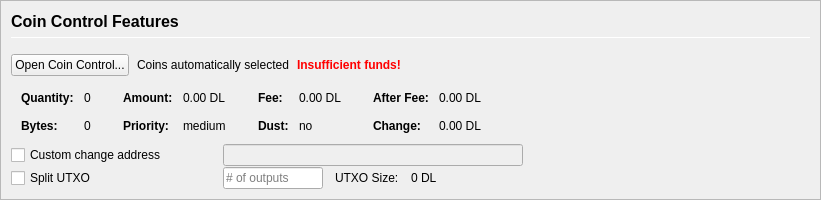
         <widget class="QFrame" name="frameCoinControl">
          <property name="sizePolicy">
           <sizepolicy hsizetype="Expanding" vsizetype="Expanding">
            <horstretch>0</horstretch>
            <verstretch>0</verstretch>
           </sizepolicy>
          </property>
          <property name="maximumSize">
           <size>
            <width>16777215</width>
            <height>16777215</height>
           </size>
          </property>
          <property name="frameShape">
           <enum>QFrame::StyledPanel</enum>
          </property>
          <property name="frameShadow">
           <enum>QFrame::Sunken</enum>
          </property>
          <layout class="QVBoxLayout" name="verticalLayoutCoinControl2">
           <property name="spacing">
            <number>0</number>
           </property>
           <property name="leftMargin">
            <number>0</number>
           </property>
           <property name="topMargin">
            <number>0</number>
           </property>
           <property name="rightMargin">
            <number>0</number>
           </property>
           <property name="bottomMargin">
            <number>0</number>
           </property>
           <item>
            <widget class="QFrame" name="frameCoinControl_BG">
             <layout class="QVBoxLayout" name="verticalLayoutCoinControl" stretch="0,0,0,0,0,0">
              <property name="spacing">
               <number>1</number>
              </property>
              <property name="leftMargin">
               <number>10</number>
              </property>
              <property name="topMargin">
               <number>10</number>
              </property>
              <item>
               <layout class="QHBoxLayout" name="horizontalLayoutCoinControl1">
                <property name="bottomMargin">
                 <number>15</number>
                </property>
                <item>
                 <layout class="QVBoxLayout" name="verticalLayout_3">
                  <property name="spacing">
                   <number>6</number>
                  </property>
                  <item>
                   <widget class="QLabel" name="labelCoinControlFeatures">
                    <property name="sizePolicy">
                     <sizepolicy hsizetype="Preferred" vsizetype="Maximum">
                      <horstretch>0</horstretch>
                      <verstretch>0</verstretch>
                     </sizepolicy>
                    </property>
                    <property name="minimumSize">
                     <size>
                      <width>0</width>
                      <height>20</height>
                     </size>
                    </property>
                    <property name="font">
                     <font>
                      <pointsize>12</pointsize>
                      <weight>75</weight>
                      <bold>true</bold>
                     </font>
                    </property>
                    <property name="styleSheet">
                     <string notr="true">font-weight:bold;</string>
                    </property>
                    <property name="text">
                     <string>Coin Control Features</string>
                    </property>
                   </widget>
                  </item>
                  <item>
                   <widget class="Line" name="line">
                    <property name="minimumSize">
                     <size>
                      <width>0</width>
                      <height>1</height>
                     </size>
                    </property>
                    <property name="maximumSize">
                     <size>
                      <width>16777215</width>
                      <height>1</height>
                     </size>
                    </property>
                    <property name="orientation">
                     <enum>Qt::Horizontal</enum>
                    </property>
                   </widget>
                  </item>
                 </layout>
                </item>
               </layout>
              </item>
              <item>
               <layout class="QHBoxLayout" name="horizontalLayoutCoinControl2" stretch="0,0,0,0">
                <property name="spacing">
                 <number>8</number>
                </property>
                <property name="bottomMargin">
                 <number>10</number>
                </property>
                <item>
                 <widget class="QPushButton" name="pushButtonCoinControl">
                  <property name="styleSheet">
                   <string notr="true"/>
                  </property>
                  <property name="text">
                   <string>Open Coin Control...</string>
                  </property>
                  <property name="autoDefault">
                   <bool>false</bool>
                  </property>
                 </widget>
                </item>
                <item>
                 <widget class="QLabel" name="labelCoinControlAutomaticallySelected">
                  <property name="text">
                   <string>Coins automatically selected</string>
                  </property>
                  <property name="margin">
                   <number>5</number>
                  </property>
                 </widget>
                </item>
                <item>
                 <widget class="QLabel" name="labelCoinControlInsuffFunds">
                  <property name="font">
                   <font>
                    <weight>75</weight>
                    <bold>true</bold>
                   </font>
                  </property>
                  <property name="styleSheet">
                   <string notr="true">color:red;font-weight:bold;</string>
                  </property>
                  <property name="text">
                   <string>Insufficient funds!</string>
                  </property>
                  <property name="margin">
                   <number>5</number>
                  </property>
                 </widget>
                </item>
                <item>
                 <spacer name="horizontalSpacerCoinControl">
                  <property name="orientation">
                   <enum>Qt::Horizontal</enum>
                  </property>
                  <property name="sizeHint" stdset="0">
                   <size>
                    <width>40</width>
                    <height>1</height>
                   </size>
                  </property>
                 </spacer>
                </item>
               </layout>
              </item>
              <item>
               <widget class="QWidget" name="widgetCoinControl" native="true">
                <property name="sizePolicy">
                 <sizepolicy hsizetype="Preferred" vsizetype="Preferred">
                  <horstretch>0</horstretch>
                  <verstretch>0</verstretch>
                 </sizepolicy>
                </property>
                <property name="minimumSize">
                 <size>
                  <width>0</width>
                  <height>0</height>
                 </size>
                </property>
                <property name="styleSheet">
                 <string notr="true"/>
                </property>
                <layout class="QHBoxLayout" name="horizontalLayoutCoinControl5">
                 <property name="leftMargin">
                  <number>0</number>
                 </property>
                 <property name="topMargin">
                  <number>0</number>
                 </property>
                 <property name="rightMargin">
                  <number>0</number>
                 </property>
                 <property name="bottomMargin">
                  <number>0</number>
                 </property>
                 <item>
                  <layout class="QHBoxLayout" name="horizontalLayoutCoinControl3" stretch="0,0,0,1">
                   <property name="spacing">
                    <number>20</number>
                   </property>
                   <property name="topMargin">
                    <number>0</number>
                   </property>
                   <property name="bottomMargin">
                    <number>10</number>
                   </property>
                   <item>
                    <layout class="QFormLayout" name="formLayoutCoinControl1">
                     <property name="horizontalSpacing">
                      <number>10</number>
                     </property>
                     <property name="verticalSpacing">
                      <number>14</number>
                     </property>
                     <property name="leftMargin">
                      <number>10</number>
                     </property>
                     <property name="topMargin">
                      <number>4</number>
                     </property>
                     <property name="rightMargin">
                      <number>6</number>
                     </property>
                     <item row="0" column="0">
                      <widget class="QLabel" name="labelCoinControlQuantityText">
                       <property name="font">
                        <font>
                         <weight>75</weight>
                         <bold>true</bold>
                        </font>
                       </property>
                       <property name="text">
                        <string>Quantity:</string>
                       </property>
                       <property name="margin">
                        <number>0</number>
                       </property>
                      </widget>
                     </item>
                     <item row="0" column="1">
                      <widget class="QLabel" name="labelCoinControlQuantity">
                       <property name="cursor">
                        <cursorShape>IBeamCursor</cursorShape>
                       </property>
                       <property name="contextMenuPolicy">
                        <enum>Qt::ActionsContextMenu</enum>
                       </property>
                       <property name="text">
                        <string notr="true">0</string>
                       </property>
                       <property name="margin">
                        <number>0</number>
                       </property>
                       <property name="textInteractionFlags">
                        <set>Qt::LinksAccessibleByMouse|Qt::TextSelectableByKeyboard|Qt::TextSelectableByMouse</set>
                       </property>
                      </widget>
                     </item>
                     <item row="1" column="0">
                      <widget class="QLabel" name="labelCoinControlBytesText">
                       <property name="font">
                        <font>
                         <weight>75</weight>
                         <bold>true</bold>
                        </font>
                       </property>
                       <property name="text">
                        <string>Bytes:</string>
                       </property>
                      </widget>
                     </item>
                     <item row="1" column="1">
                      <widget class="QLabel" name="labelCoinControlBytes">
                       <property name="cursor">
                        <cursorShape>IBeamCursor</cursorShape>
                       </property>
                       <property name="contextMenuPolicy">
                        <enum>Qt::ActionsContextMenu</enum>
                       </property>
                       <property name="text">
                        <string notr="true">0</string>
                       </property>
                       <property name="textInteractionFlags">
                        <set>Qt::LinksAccessibleByMouse|Qt::TextSelectableByKeyboard|Qt::TextSelectableByMouse</set>
                       </property>
                      </widget>
                     </item>
                    </layout>
                   </item>
                   <item>
                    <layout class="QFormLayout" name="formLayoutCoinControl2">
                     <property name="horizontalSpacing">
                      <number>10</number>
                     </property>
                     <property name="verticalSpacing">
                      <number>14</number>
                     </property>
                     <property name="leftMargin">
                      <number>6</number>
                     </property>
                     <property name="topMargin">
                      <number>4</number>
                     </property>
                     <property name="rightMargin">
                      <number>6</number>
                     </property>
                     <item row="0" column="0">
                      <widget class="QLabel" name="labelCoinControlAmountText">
                       <property name="font">
                        <font>
                         <weight>75</weight>
                         <bold>true</bold>
                        </font>
                       </property>
                       <property name="text">
                        <string>Amount:</string>
                       </property>
                       <property name="margin">
                        <number>0</number>
                       </property>
                      </widget>
                     </item>
                     <item row="0" column="1">
                      <widget class="QLabel" name="labelCoinControlAmount">
                       <property name="cursor">
                        <cursorShape>IBeamCursor</cursorShape>
                       </property>
                       <property name="contextMenuPolicy">
                        <enum>Qt::ActionsContextMenu</enum>
                       </property>
                       <property name="text">
                        <string notr="true">0.00 DL</string>
                       </property>
                       <property name="textInteractionFlags">
                        <set>Qt::LinksAccessibleByMouse|Qt::TextSelectableByKeyboard|Qt::TextSelectableByMouse</set>
                       </property>
                      </widget>
                     </item>
                     <item row="1" column="0">
                      <widget class="QLabel" name="labelCoinControlPriorityText">
                       <property name="font">
                        <font>
                         <weight>75</weight>
                         <bold>true</bold>
                        </font>
                       </property>
                       <property name="text">
                        <string>Priority:</string>
                       </property>
                      </widget>
                     </item>
                     <item row="1" column="1">
                      <widget class="QLabel" name="labelCoinControlPriority">
                       <property name="cursor">
                        <cursorShape>IBeamCursor</cursorShape>
                       </property>
                       <property name="contextMenuPolicy">
                        <enum>Qt::ActionsContextMenu</enum>
                       </property>
                       <property name="text">
                        <string>medium</string>
                       </property>
                       <property name="textInteractionFlags">
                        <set>Qt::LinksAccessibleByMouse|Qt::TextSelectableByKeyboard|Qt::TextSelectableByMouse</set>
                       </property>
                      </widget>
                     </item>
                    </layout>
                   </item>
                   <item>
                    <layout class="QFormLayout" name="formLayoutCoinControl3">
                     <property name="horizontalSpacing">
                      <number>10</number>
                     </property>
                     <property name="verticalSpacing">
                      <number>14</number>
                     </property>
                     <property name="leftMargin">
                      <number>6</number>
                     </property>
                     <property name="topMargin">
                      <number>4</number>
                     </property>
                     <property name="rightMargin">
                      <number>6</number>
                     </property>
                     <item row="0" column="0">
                      <widget class="QLabel" name="labelCoinControlFeeText">
                       <property name="font">
                        <font>
                         <weight>75</weight>
                         <bold>true</bold>
                        </font>
                       </property>
                       <property name="text">
                        <string>Fee:</string>
                       </property>
                       <property name="margin">
                        <number>0</number>
                       </property>
                      </widget>
                     </item>
                     <item row="0" column="1">
                      <widget class="QLabel" name="labelCoinControlFee">
                       <property name="cursor">
                        <cursorShape>IBeamCursor</cursorShape>
                       </property>
                       <property name="contextMenuPolicy">
                        <enum>Qt::ActionsContextMenu</enum>
                       </property>
                       <property name="text">
                        <string notr="true">0.00 DL</string>
                       </property>
                       <property name="textInteractionFlags">
                        <set>Qt::LinksAccessibleByMouse|Qt::TextSelectableByKeyboard|Qt::TextSelectableByMouse</set>
                       </property>
                      </widget>
                     </item>
                     <item row="1" column="0">
                      <widget class="QLabel" name="labelCoinControlLowOutputText">
                       <property name="font">
                        <font>
                         <weight>75</weight>
                         <bold>true</bold>
                        </font>
                       </property>
                       <property name="text">
                        <string>Dust:</string>
                       </property>
                      </widget>
                     </item>
                     <item row="1" column="1">
                      <widget class="QLabel" name="labelCoinControlLowOutput">
                       <property name="cursor">
                        <cursorShape>IBeamCursor</cursorShape>
                       </property>
                       <property name="contextMenuPolicy">
                        <enum>Qt::ActionsContextMenu</enum>
                       </property>
                       <property name="text">
                        <string>no</string>
                       </property>
                       <property name="textInteractionFlags">
                        <set>Qt::LinksAccessibleByMouse|Qt::TextSelectableByKeyboard|Qt::TextSelectableByMouse</set>
                       </property>
                      </widget>
                     </item>
                    </layout>
                   </item>
                   <item>
                    <layout class="QFormLayout" name="formLayoutCoinControl4">
                     <property name="horizontalSpacing">
                      <number>10</number>
                     </property>
                     <property name="verticalSpacing">
                      <number>14</number>
                     </property>
                     <property name="leftMargin">
                      <number>6</number>
                     </property>
                     <property name="topMargin">
                      <number>4</number>
                     </property>
                     <property name="rightMargin">
                      <number>6</number>
                     </property>
                     <item row="0" column="0">
                      <widget class="QLabel" name="labelCoinControlAfterFeeText">
                       <property name="font">
                        <font>
                         <weight>75</weight>
                         <bold>true</bold>
                        </font>
                       </property>
                       <property name="text">
                        <string>After Fee:</string>
                       </property>
                       <property name="margin">
                        <number>0</number>
                       </property>
                      </widget>
                     </item>
                     <item row="0" column="1">
                      <widget class="QLabel" name="labelCoinControlAfterFee">
                       <property name="cursor">
                        <cursorShape>IBeamCursor</cursorShape>
                       </property>
                       <property name="contextMenuPolicy">
                        <enum>Qt::ActionsContextMenu</enum>
                       </property>
                       <property name="text">
                        <string notr="true">0.00 DL</string>
                       </property>
                       <property name="textInteractionFlags">
                        <set>Qt::LinksAccessibleByMouse|Qt::TextSelectableByKeyboard|Qt::TextSelectableByMouse</set>
                       </property>
                      </widget>
                     </item>
                     <item row="1" column="0">
                      <widget class="QLabel" name="labelCoinControlChangeText">
                       <property name="font">
                        <font>
                         <weight>75</weight>
                         <bold>true</bold>
                        </font>
                       </property>
                       <property name="text">
                        <string>Change:</string>
                       </property>
                      </widget>
                     </item>
                     <item row="1" column="1">
                      <widget class="QLabel" name="labelCoinControlChange">
                       <property name="cursor">
                        <cursorShape>IBeamCursor</cursorShape>
                       </property>
                       <property name="contextMenuPolicy">
                        <enum>Qt::ActionsContextMenu</enum>
                       </property>
                       <property name="text">
                        <string notr="true">0.00 DL</string>
                       </property>
                       <property name="textInteractionFlags">
                        <set>Qt::LinksAccessibleByMouse|Qt::TextSelectableByKeyboard|Qt::TextSelectableByMouse</set>
                       </property>
                      </widget>
                     </item>
                    </layout>
                   </item>
                  </layout>
                 </item>
                </layout>
               </widget>
              </item>
              <item>
               <layout class="QHBoxLayout" name="horizontalLayoutCoinControl4">
                <property name="spacing">
                 <number>12</number>
                </property>
                <property name="sizeConstraint">
                 <enum>QLayout::SetDefaultConstraint</enum>
                </property>
                <property name="topMargin">
                 <number>0</number>
                </property>
                <property name="rightMargin">
                 <number>0</number>
                </property>
                <item>
                 <widget class="QCheckBox" name="checkBoxCoinControlChange">
                  <property name="sizePolicy">
                   <sizepolicy hsizetype="Preferred" vsizetype="Preferred">
                    <horstretch>0</horstretch>
                    <verstretch>0</verstretch>
                   </sizepolicy>
                  </property>
                  <property name="minimumSize">
                   <size>
                    <width>200</width>
                    <height>0</height>
                   </size>
                  </property>
                  <property name="maximumSize">
                   <size>
                    <width>200</width>
                    <height>16777215</height>
                   </size>
                  </property>
                  <property name="toolTip">
                   <string>If this is activated, but the change address is empty or invalid, change will be sent to a newly generated address.</string>
                  </property>
                  <property name="text">
                   <string>Custom change address</string>
                  </property>
                 </widget>
                </item>
                <item>
                 <widget class="QValidatedLineEdit" name="lineEditCoinControlChange">
                  <property name="enabled">
                   <bool>false</bool>
                  </property>
                  <property name="sizePolicy">
                   <sizepolicy hsizetype="Preferred" vsizetype="Preferred">
                    <horstretch>0</horstretch>
                    <verstretch>0</verstretch>
                   </sizepolicy>
                  </property>
                  <property name="minimumSize">
                   <size>
                    <width>300</width>
                    <height>0</height>
                   </size>
                  </property>
                 </widget>
                </item>
                <item>
                 <widget class="QLabel" name="labelCoinControlChangeLabel">
                  <property name="sizePolicy">
                   <sizepolicy hsizetype="Preferred" vsizetype="Preferred">
                    <horstretch>0</horstretch>
                    <verstretch>0</verstretch>
                   </sizepolicy>
                  </property>
                  <property name="minimumSize">
                   <size>
                    <width>100</width>
                    <height>0</height>
                   </size>
                  </property>
                  <property name="text">
                   <string/>
                  </property>
                  <property name="margin">
                   <number>3</number>
                  </property>
                 </widget>
                </item>
               </layout>
              </item>
              <item>
               <layout class="QHBoxLayout" name="horizontalLayoutCoinControl6">
                <property name="spacing">
                 <number>12</number>
                </property>
                <property name="rightMargin">
                 <number>0</number>
                </property>
                <item>
                 <widget class="QCheckBox" name="splitBlockCheckBox">
                  <property name="sizePolicy">
                   <sizepolicy hsizetype="Preferred" vsizetype="Preferred">
                    <horstretch>0</horstretch>
                    <verstretch>0</verstretch>
                   </sizepolicy>
                  </property>
                  <property name="minimumSize">
                   <size>
                    <width>200</width>
                    <height>0</height>
                   </size>
                  </property>
                  <property name="maximumSize">
                   <size>
                    <width>200</width>
                    <height>16777215</height>
                   </size>
                  </property>
                  <property name="text">
                   <string>Split UTXO</string>
                  </property>
                 </widget>
                </item>
                <item>
                 <widget class="QLineEdit" name="splitBlockLineEdit">
                  <property name="sizePolicy">
                   <sizepolicy hsizetype="Preferred" vsizetype="Preferred">
                    <horstretch>50</horstretch>
                    <verstretch>0</verstretch>
                   </sizepolicy>
                  </property>
                  <property name="minimumSize">
                   <size>
                    <width>100</width>
                    <height>0</height>
                   </size>
                  </property>
                  <property name="maximumSize">
                   <size>
                    <width>100</width>
                    <height>16777215</height>
                   </size>
                  </property>
                  <property name="placeholderText">
                   <string># of outputs</string>
                  </property>
                 </widget>
                </item>
                <item>
                 <widget class="QLabel" name="labelBlockSizeText">
                  <property name="text">
                   <string>UTXO Size:</string>
                  </property>
                 </widget>
                </item>
                <item>
                 <widget class="QLabel" name="labelBlockSize">
                  <property name="text">
                   <string>0 DL</string>
                  </property>
                 </widget>
                </item>
                <item>
                 <spacer name="horizontalSpacer_7">
                  <property name="orientation">
                   <enum>Qt::Horizontal</enum>
                  </property>
                  <property name="sizeHint" stdset="0">
                   <size>
                    <width>40</width>
                    <height>20</height>
                   </size>
                  </property>
                 </spacer>
                </item>
               </layout>
              </item>
              <item>
               <spacer name="verticalSpacerCoinControl">
                <property name="orientation">
                 <enum>Qt::Vertical</enum>
                </property>
                <property name="sizeHint" stdset="0">
                 <size>
                  <width>800</width>
                  <height>1</height>
                 </size>
                </property>
               </spacer>
              </item>
             </layout>
            </widget>
           </item>
          </layout>
         </widget>
